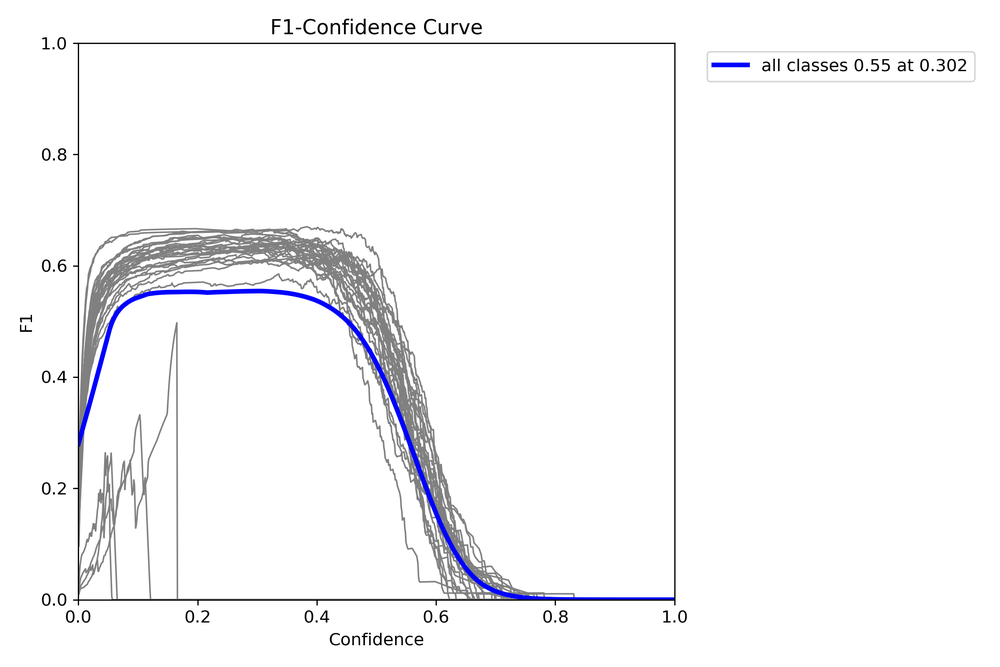
#> input picture runs/detect/train/BoxF1_curve.png, 1000 x 667 px, shrunk from 2250 x 1500 before the run; its folder holds only this picture in this run
$ python dataset_flip.py
#> lines starting #> are read from the running program, lines starting #| are printed output that depends on the picture
# 這邊是針對原始的影像複製一張，並且對img/labels都做左右翻轉，以此增加資料數量為兩倍
from pathlib import Path
from PIL import Image
import shutil

# === 你的 class 映射表 ===
MAPPING = {
    0:8, 1:9, 2:10, 3:11, 4:12, 5:13, 6:14, 7:15,
    8:0, 9:1, 10:2, 11:3, 12:4, 13:5, 14:6, 15:7,
    16:24, 17:25, 18:26, 19:27, 20:28, 21:29, 22:30, 23:31,
    24:16, 25:17, 26:18, 27:19, 28:20, 29:21, 30:22, 31:23
}

SRC_ROOT = Path("yolo_numbering_dataset/dataset_splited")
DST_ROOT = Path("yolo_numbering_dataset/dataset_splited_augmented")

def ensure_dir(p: Path):
    p.mkdir(parents=True, exist_ok=True)

def flip_label_file(src_txt: Path, dst_txt: Path):
    """
    讀 YOLO label txt，做:
      1) class id 映射
      2) x_center 左右翻轉: x -> 1-x
    """
    lines_out = []
    if not src_txt.exists():
        # 沒 label 就建立空檔
        dst_txt.write_text("")
        return

    for line in src_txt.read_text().strip().splitlines():
        if not line.strip():
            continue
        parts = line.split()
        if len(parts) != 5:
            raise ValueError(f"Label format error in {src_txt}: {line}")

        cls = int(parts[0])
        x = float(parts[1])
        y = float(parts[2])
        w = float(parts[3])
        h = float(parts[4])

        # class mapping
        if cls not in MAPPING:
            raise KeyError(f"class id {cls} not in mapping")
        cls_new = MAPPING[cls]

        # fliplr on x_center
        x_new = 1.0 - x

        lines_out.append(f"{cls_new} {x_new:.6f} {y:.6f} {w:.6f} {h:.6f}")

    dst_txt.write_text("\n".join(lines_out) + "\n")

def process_split(split: str):
#> called with split = 'train'
    src_img_dir = SRC_ROOT / "images" / split
    src_lbl_dir = SRC_ROOT / "labels" / split

    dst_img_dir = DST_ROOT / "images" / split
    dst_lbl_dir = DST_ROOT / "labels" / split
    ensure_dir(dst_img_dir)
    ensure_dir(dst_lbl_dir)

    # 支援常見影像副檔名
    exts = {".jpg", ".jpeg", ".png", ".bmp"}

    for img_path in src_img_dir.iterdir():
        if img_path.suffix.lower() not in exts:
            continue

        stem = img_path.stem  # 不含副檔名
        lbl_path = src_lbl_dir / f"{stem}.txt"

        # === 1) 複製原圖 ===
        dst_img_path = dst_img_dir / img_path.name
        shutil.copy2(img_path, dst_img_path)

        # === 2) 複製原 label ===
        dst_lbl_path = dst_lbl_dir / lbl_path.name
        if lbl_path.exists():
            shutil.copy2(lbl_path, dst_lbl_path)
        else:
            dst_lbl_path.write_text("")

        # === 3) 產生 fliplr 圖 ===
        img = Image.open(img_path)
#> img is the input picture: PIL image 1000x667 RGBA; mean R, G, B, A 246.5, 246.5, 248, 255
        img_flip = img.transpose(Image.FLIP_LEFT_RIGHT)
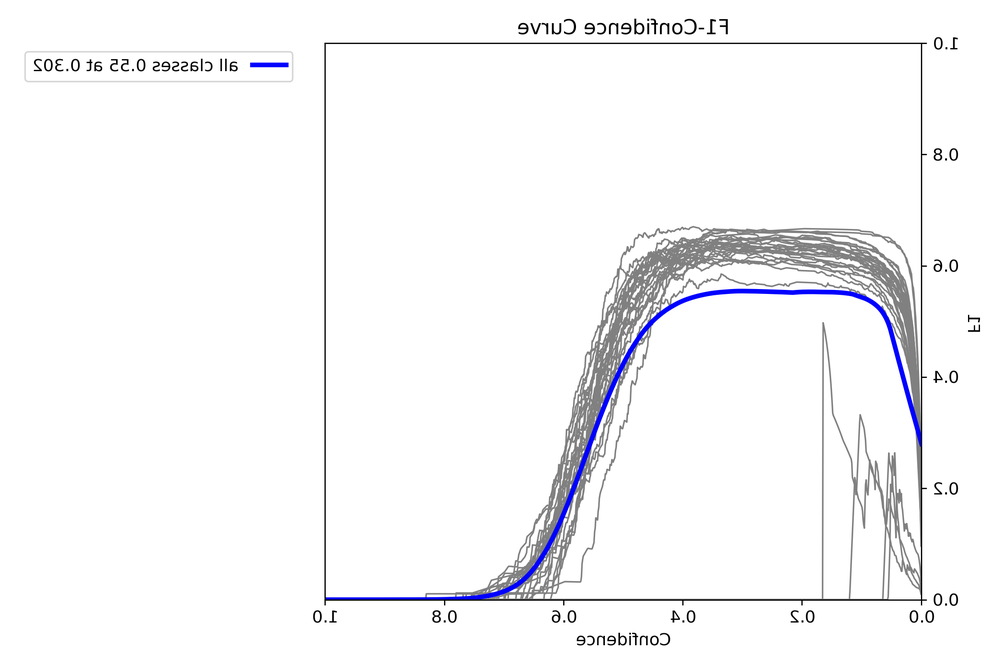
#> img_flip: PIL image 1000x667 RGBA; mean R, G, B, A 246.5, 246.5, 248, 255
        flip_img_name = f"{stem}_fliplr{img_path.suffix}"
        flip_img_path = dst_img_dir / flip_img_name
        img_flip.save(flip_img_path)

        # === 4) 產生 fliplr label ===
        flip_lbl_name = f"{stem}_fliplr.txt"
        flip_lbl_path = dst_lbl_dir / flip_lbl_name
        flip_label_file(lbl_path, flip_lbl_path)

        print(f"[{split}] done: {img_path.name} -> {flip_img_name}")

def main():
    for split in ["train", "val"]:
        process_split(split)

    print("All done! Augmented dataset created at:")
    print(DST_ROOT)

if __name__ == "__main__":
#> (the run stopped early here; a loop or call above may not have finished)
